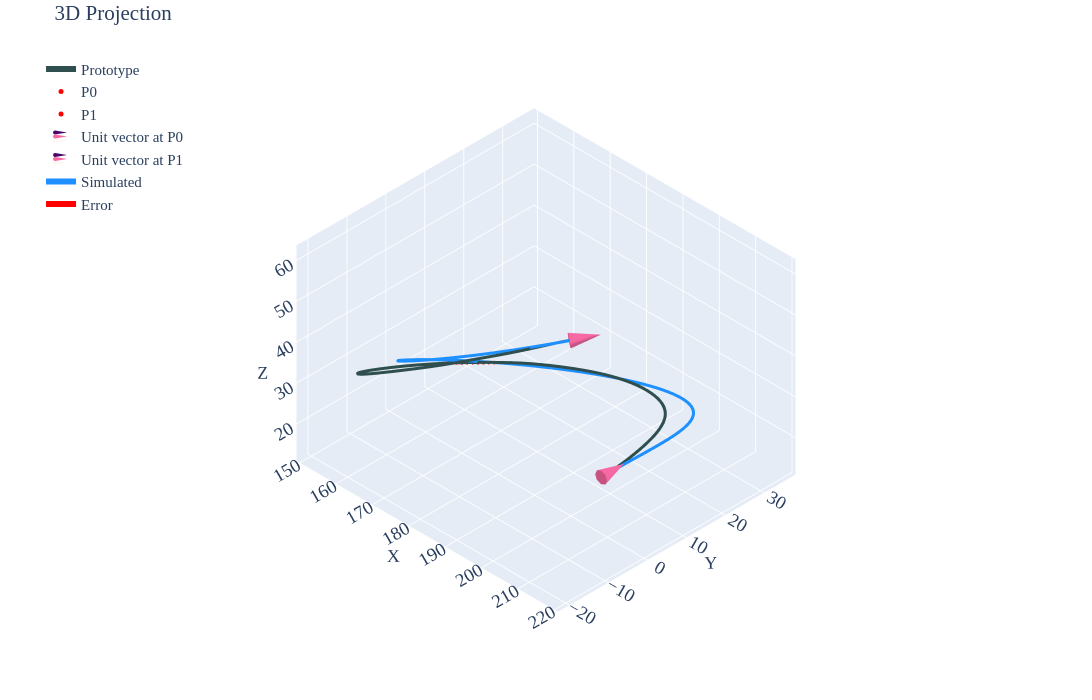

Here is the notebook cell this chart was saved with:
### Code cell
#| label: p1c2

gravity_looper(psit=1,case=2,density=1.353e-6,pfix='density-sens\\density-110-1353\\')
